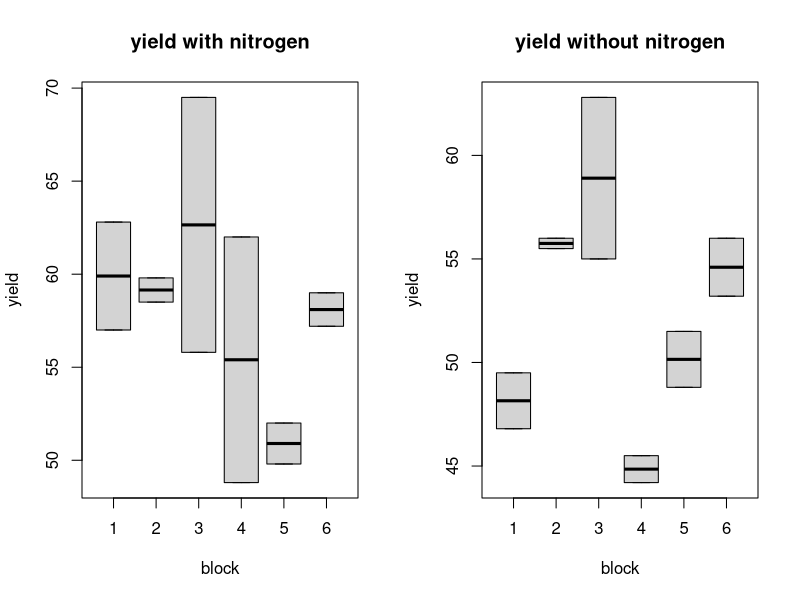
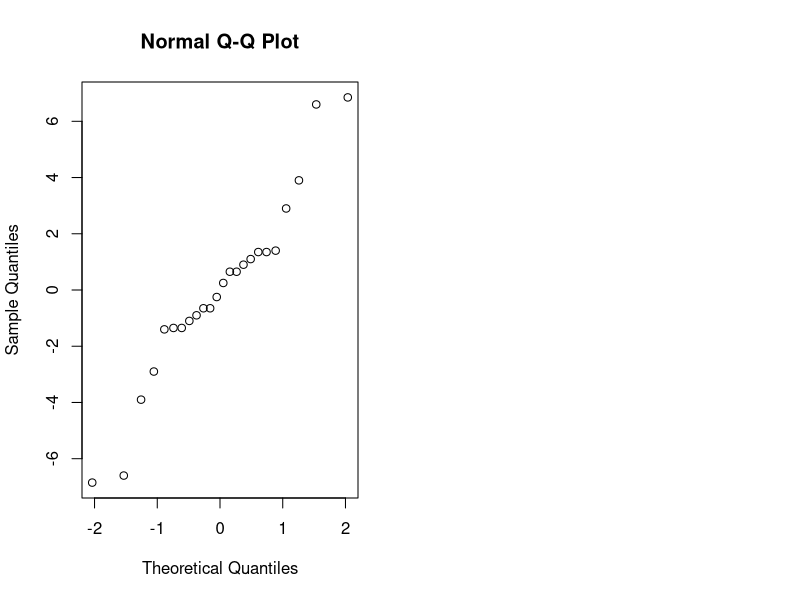

Source code (R) for these figures, in order: (Note: this script raises an error after producing the figures.)
## ---- chunk 1
library(MASS)
options(digits=3)
## ---- chunk 2
I=6; J=3; N=2
rbind(rep(1:I,each=N*J),rep(1:J,N*I),sample(1:(N*I*J)))

#I think this is correct:
I=3; B=6; N=2
for (i in 1:B) print(sample(1:(N*I)))
#interpretation: rows correspond to blocks, columns correspond 2 repretitions of fertilizers (N,P,K,N,P,K), cells experimental units.

#For block 1 assign unit 3 to treatment 1, unit 1 to treatment 2, etc., for block
#2 assign unit 4 to treatment 1, unit 3 to treatment 2, etc.

## ---- chunk 3
df = MASS::npk
df_nitrogen = dplyr::filter(df, N == 1)
df_no_nitrogen =  dplyr::filter(df, N == 0)
par(mfrow=c(1,2))
boxplot(yield ~ block, data=df_nitrogen, main="yield with nitrogen"); boxplot(yield ~ block, data=df_no_nitrogen, main='yield without nitrogen')
## ---- chunk 4
df$block = as.factor(df$block)
df$N = as.factor(df$N)
anovaN = lm(yield ~ block * N,data=df);anova(anovaN)

par(mfrow=c(1,2))
qqnorm(residuals(anovaN));qqline(residuals(anovaN),col='red',p) ;plot(fitted(anovaN),residuals(anovaN))


## ---- chunk 5
additive_model = lm(yield ~ block + N,data=df);anova(additive_model)

## ---- chunk 6
par(mfrow=c(1,2))
interaction.plot(df$block,df$N,df$yield, trace.label='Nitrogen',xlab='block',ylab='yield')
interaction.plot(df$N, df$block, df$yield, trace.label='Block', xlab='nitrogen', ylab='yield')
